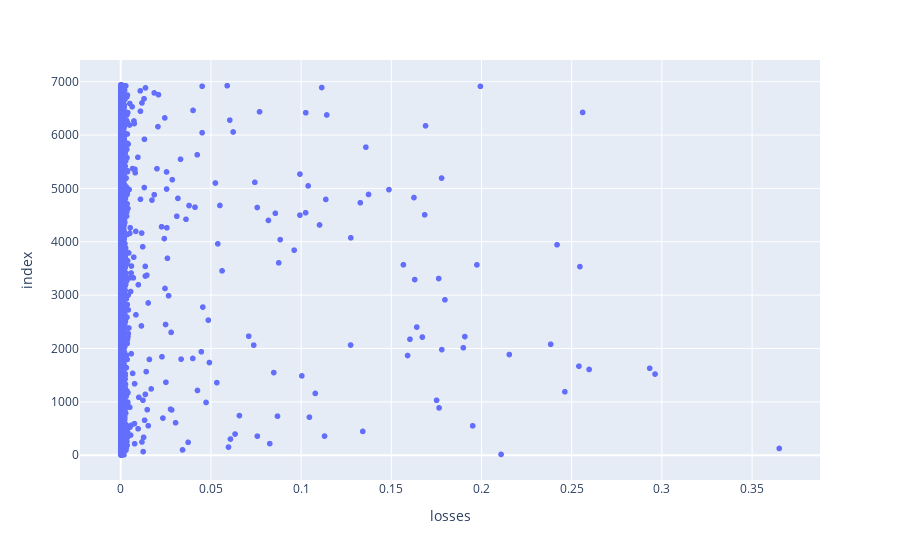

Notebook code for this chart:
### Code cell
model_test = torch.load('model.pt')
model_test.eval()

losses = []
with torch.no_grad():
    for i, (x, y) in enumerate(test_dataset):
        x = x.to(device)
        y = y.to(device)
        y_pred = model(x).to(device)
        loss = criterion(y_pred, y)
        losses.append(loss.cpu())

loss_df = pd.DataFrame(dict(losses=losses))

fig = px.scatter(loss_df, x="losses")
fig.show()

### Figure 1 — Plotly figure (JSON) as saved in the notebook; plotly's stock layout.template omitted (floating-point values rounded to 4 significant figures; data arrays with more than 128 entries replaced by an {"elided": "..."} marker saying what was removed)
{"data": [{"hovertemplate": "losses=%{x}<br>index=%{y}<extra></extra>", "legendgroup": "", "marker": {"color": "#636efa", "symbol": "circle"}, "mode": "markers", "name": "", "showlegend": false, "type": "scattergl", "x": {"elided": "6943 float values"}, "xaxis": "x", "y": {"elided": "6943 int values"}, "yaxis": "y"}], "layout": {"legend": {"tracegroupgap": 0}, "margin": {"t": 60}, "xaxis": {"anchor": "y", "domain": [0, 1], "title": {"text": "losses"}}, "yaxis": {"anchor": "x", "domain": [0, 1], "title": {"text": "index"}}}}
